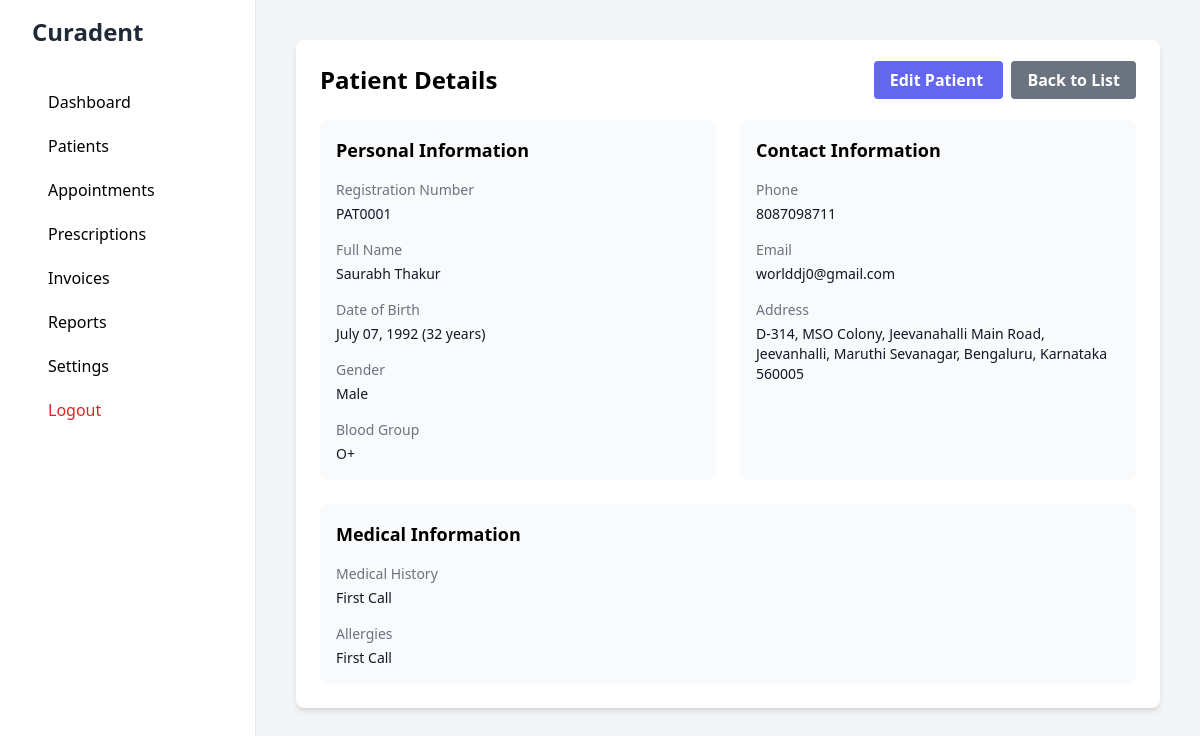
/patients/1 (signed in), run on the app's committed database.
### app/models/settings.py (models this page shows, shortened)
class ClinicSettings(db.Model):
    __tablename__ = 'clinic_settings'
    id = db.Column(db.Integer, primary_key=True)
    clinic_name = db.Column(db.String(200), nullable=False)
    doctor_name = db.Column(db.String(100), nullable=False)
    email = db.Column(db.String(120))
    phone = db.Column(db.String(20))
    country_code = db.Column(db.String(5), default='+91')  # Default to India
    address = db.Column(db.Text)
    currency = db.Column(db.String(3), default='INR')
    opening_time = db.Column(db.Time)
    closing_time = db.Column(db.Time)
    working_days = db.Column(db.String(100))  # Store as comma-separated values
    registration_number = db.Column(db.String(50))  # Medical registration number
    tax_id = db.Column(db.String(50))  # GST/Tax ID
    logo_path = db.Column(db.String(200))
    gmail_app_password = db.Column(db.String(100))
    @staticmethod
    def get_settings():
        settings = ClinicSettings.query.first()
        return settings

### app/models/patient.py (models this page shows, shortened)
class Patient(db.Model):
    __tablename__ = 'patients'
    id = db.Column(db.Integer, primary_key=True)
    registration_number = db.Column(db.String(20), unique=True)
    first_name = db.Column(db.String(50), nullable=False)
    last_name = db.Column(db.String(50))
    date_of_birth = db.Column(db.Date)
    gender = db.Column(db.String(10))
    blood_group = db.Column(db.String(5))
    phone = db.Column(db.String(20))
    email = db.Column(db.String(120))
    address = db.Column(db.Text)
    medical_history = db.Column(db.Text)
    allergies = db.Column(db.Text)
    created_at = db.Column(db.DateTime, default=datetime.utcnow)
    updated_at = db.Column(db.DateTime, default=datetime.utcnow, onupdate=datetime.utcnow)
    invoices = db.relationship('Invoice', lazy=True)
    @property
    def full_name(self):
        if self.last_name:
            return f"{self.first_name} {self.last_name}"
        return self.first_name

### app/routes/main.py (the view)
@main_bp.route('/patients/<int:id>')
@login_required
def view_patient(id):
    patient = Patient.query.get_or_404(id)
    return render_template('dashboard/patients/view.html', patient=patient, today=date.today())

### app/__init__.py (called while the page is built)
def create_app():
    app = Flask(__name__)
    app.config.from_object(Config)
    db.init_app(app)
    migrate.init_app(app, db)
    login_manager.init_app(app)
    from app.routes.auth import auth_bp
    from app.routes.main import main_bp
    from app.routes.appointment import appointment_bp
    from app.routes.prescription import prescription_bp
    from app.routes.invoice import invoice_bp
    app.register_blueprint(auth_bp)
    app.register_blueprint(main_bp)
    app.register_blueprint(appointment_bp)
    app.register_blueprint(prescription_bp)
    app.register_blueprint(invoice_bp)
    @app.context_processor
    def inject_settings():
        from app.models.settings import ClinicSettings
        settings = ClinicSettings.get_settings()
        return dict(clinic_settings=settings)
    return app

### app/models/user.py (called while the page is built)
@login_manager.user_loader
def load_user(id):
    return User.query.get(int(id))

### app/templates/dashboard/patients/view.html
{% extends "base.html" %}
{% block content %}
<div class="bg-white rounded-lg shadow-md p-6">
    <div class="flex justify-between items-center mb-6">
        <h1 class="text-2xl font-bold">Patient Details</h1>
        <div class="space-x-2">
            <a href="{{ url_for('main.edit_patient', id=patient.id) }}"
               class="bg-indigo-500 hover:bg-indigo-700 text-white font-bold py-2 px-4 rounded">
                Edit Patient
            </a>
            <a href="{{ url_for('main.patients') }}"
               class="bg-gray-500 hover:bg-gray-700 text-white font-bold py-2 px-4 rounded">
                Back to List
            </a>
        </div>
    </div>
    <div class="grid grid-cols-1 md:grid-cols-2 gap-6">
        <div class="bg-gray-50 p-4 rounded-lg">
            <h2 class="text-lg font-semibold mb-4">Personal Information</h2>
            <dl class="grid grid-cols-1 gap-4">
                <div>
                    <dt class="text-sm font-medium text-gray-500">Registration Number</dt>
                    <dd class="mt-1 text-sm text-gray-900">{{ patient.registration_number }}</dd>
                </div>
                <div>
                    <dt class="text-sm font-medium text-gray-500">Full Name</dt>
                    <dd class="mt-1 text-sm text-gray-900">{{ patient.full_name }}</dd>
                </div>
                <div>
                    <dt class="text-sm font-medium text-gray-500">Date of Birth</dt>
                    <dd class="mt-1 text-sm text-gray-900">
                        {% if patient.date_of_birth %}
                            {{ patient.date_of_birth.strftime('%B %d, %Y') }}
                            ({{ ((today - patient.date_of_birth).days / 365.25) | int }} years)
                        {% endif %}
                    </dd>
                </div>
                <div>
                    <dt class="text-sm font-medium text-gray-500">Gender</dt>
                    <dd class="mt-1 text-sm text-gray-900">{{ patient.gender or 'Not specified' }}</dd>
                </div>
                <div>
                    <dt class="text-sm font-medium text-gray-500">Blood Group</dt>
                    <dd class="mt-1 text-sm text-gray-900">{{ patient.blood_group or 'Not specified' }}</dd>
                </div>
            </dl>
        </div>
        <div class="bg-gray-50 p-4 rounded-lg">
            <h2 class="text-lg font-semibold mb-4">Contact Information</h2>
            <dl class="grid grid-cols-1 gap-4">
                <div>
                    <dt class="text-sm font-medium text-gray-500">Phone</dt>
                    <dd class="mt-1 text-sm text-gray-900">{{ patient.phone or 'Not provided' }}</dd>
                </div>
                <div>
                    <dt class="text-sm font-medium text-gray-500">Email</dt>
                    <dd class="mt-1 text-sm text-gray-900">{{ patient.email or 'Not provided' }}</dd>
                </div>
                <div>
                    <dt class="text-sm font-medium text-gray-500">Address</dt>
                    <dd class="mt-1 text-sm text-gray-900">{{ patient.address or 'Not provided' }}</dd>
                </div>
            </dl>
        </div>
        <div class="bg-gray-50 p-4 rounded-lg md:col-span-2">
            <h2 class="text-lg font-semibold mb-4">Medical Information</h2>
            <dl class="grid grid-cols-1 gap-4">
                <div>
                    <dt class="text-sm font-medium text-gray-500">Medical History</dt>
                    <dd class="mt-1 text-sm text-gray-900 whitespace-pre-line">{{ patient.medical_history or 'No medical history recorded' }}</dd>
                </div>
                <div>
                    <dt class="text-sm font-medium text-gray-500">Allergies</dt>
                    <dd class="mt-1 text-sm text-gray-900 whitespace-pre-line">{{ patient.allergies or 'No allergies recorded' }}</dd>
                </div>
            </dl>
        </div>
    </div>
</div>
{% endblock %}

### app/templates/base.html (shortened to what this page needs)
<!DOCTYPE html>
<html lang="en">
<head>
    <script src="https://cdn.tailwindcss.com"></script>
</head>
<body class="bg-gray-100">
    <div class="min-h-screen flex">
        <div class="bg-white w-64 px-8 py-4 border-r">
            <h1 class="text-2xl font-bold text-gray-800 mb-8">
                {% if clinic_settings and clinic_settings.clinic_name %}
                    {{ clinic_settings.clinic_name }}
                {% else %}
                    Clinic MS
                {% endif %}
            </h1>
            <nav>
                <a href="{{ url_for('main.dashboard') }}" class="block py-2.5 px-4 rounded transition duration-200 hover:bg-gray-100">
                    Dashboard
                </a>
                <a href="{{ url_for('main.patients') }}" class="block py-2.5 px-4 rounded transition duration-200 hover:bg-gray-100">
                    Patients
                </a>
                <a href="{{ url_for('main.appointments') }}" class="block py-2.5 px-4 rounded transition duration-200 hover:bg-gray-100">
                    Appointments
                </a>
                <a href="{{ url_for('main.prescriptions') }}" class="block py-2.5 px-4 rounded transition duration-200 hover:bg-gray-100">
                    Prescriptions
                </a>
                <a href="{{ url_for('main.invoices') }}" class="block py-2.5 px-4 rounded transition duration-200 hover:bg-gray-100">
                    Invoices
                </a>
                <a href="{{ url_for('main.reports') }}" class="block py-2.5 px-4 rounded transition duration-200 hover:bg-gray-100">
                    Reports
                </a>
                <a href="{{ url_for('main.settings') }}" class="block py-2.5 px-4 rounded transition duration-200 hover:bg-gray-100">
                    Settings
                </a>
                <a href="{{ url_for('auth.logout') }}" class="block py-2.5 px-4 rounded transition duration-200 hover:bg-gray-100 text-red-600">
                    Logout
                </a>
            </nav>
        </div>
        <div class="flex-1 p-10">
            {% block content %}{% endblock %}
        </div>
    </div>
</body>
</html>

### data on the page
ClinicSettings: clinic_name "Curadent"
Patient: registration_number "PAT0001", full_name "Saurabh Thakur", date_of_birth "July 07, 1992", ((today-patient.date_of_birth).days/365.25)|int "32", gender "Male", blood_group "O+", phone "8087098711", email "worlddj0@gmail.com", address "D-314, MSO Colony, Jeevanahalli Main Road, Jeevanhalli, Maruthi Sevanagar, Bengaluru, Karnataka 560005", medical_history "First Call", allergies "First Call"
